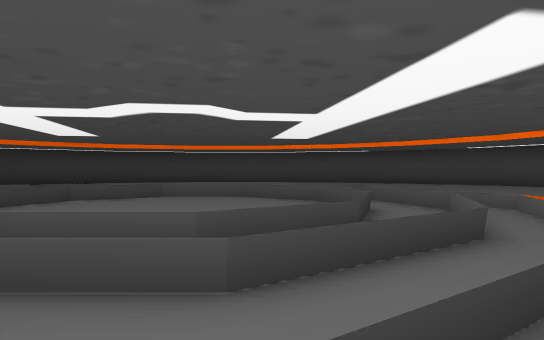
View 1 (above)

24 first-person views from a walk through a Unity game level. The camera is 1.2 m above the floor, looks level and sees 70° across. The floor is counted in squares, 2 m on a side. Each view is taken from the middle of a square. On the plan, view 1 faces up. The plan holds only what a view shows up to about 11 squares ahead; the rest is blank. The place goes on beyond the plan. The player character is not drawn. Some animated figures are left out.

View 2
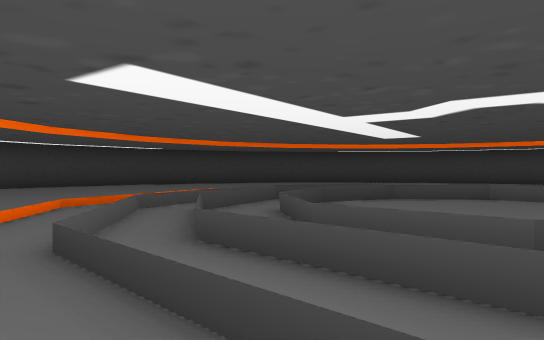

View 3
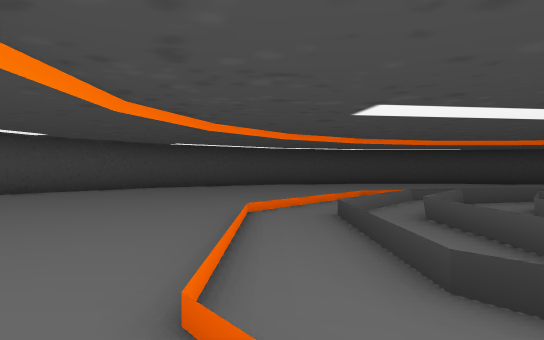

View 4
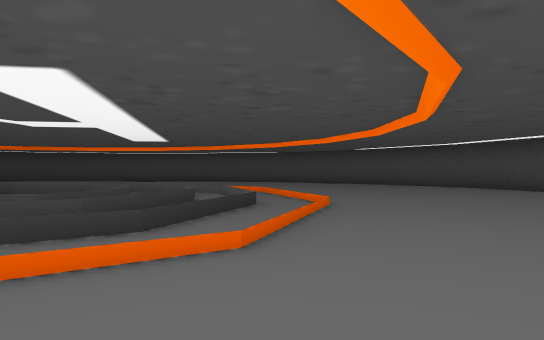

View 5
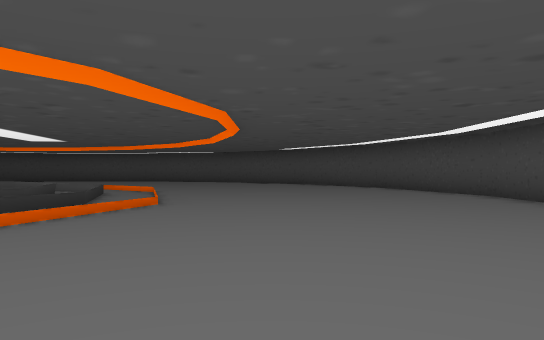

View 6
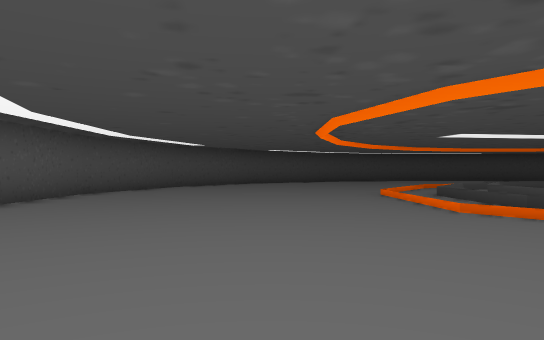

View 7
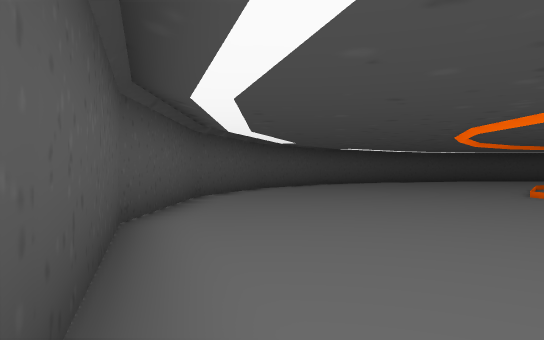

View 8
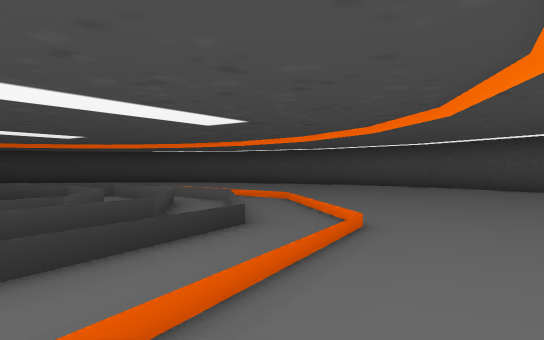

View 9
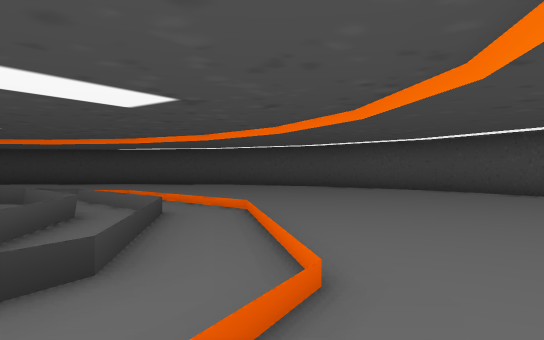

View 10
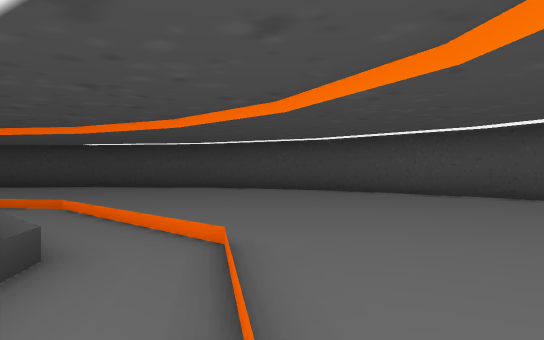

View 11
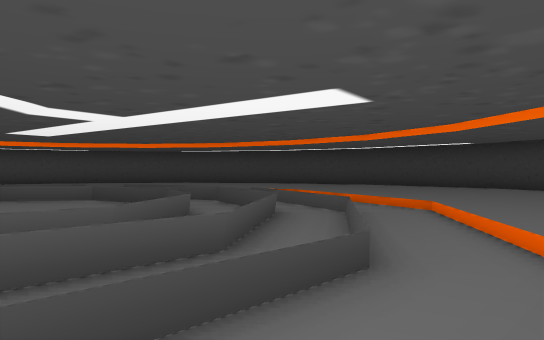

View 12
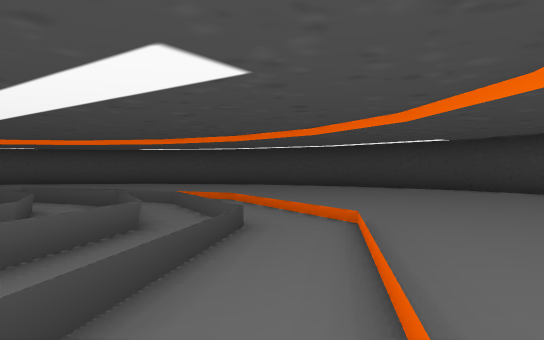

View 13
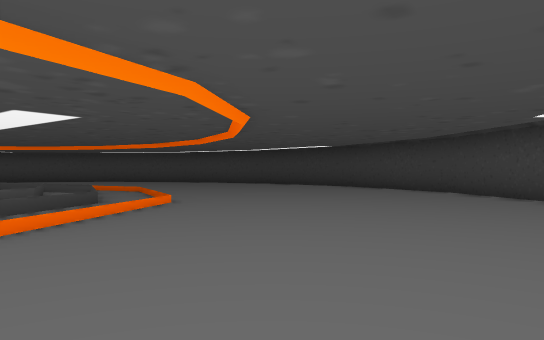

View 14
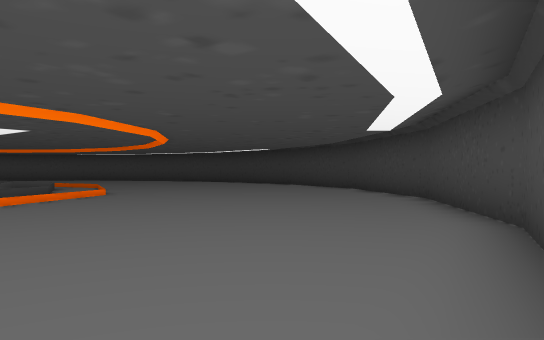

View 15
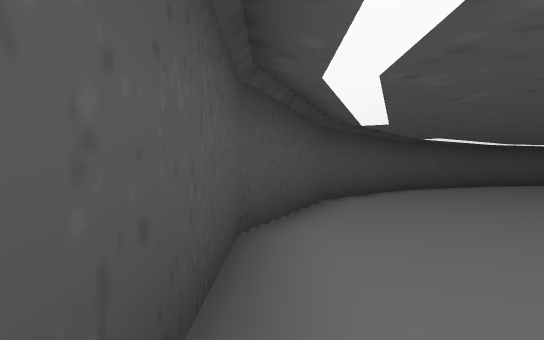

View 16
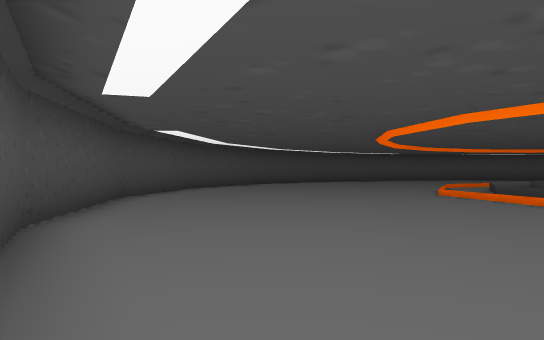

View 17
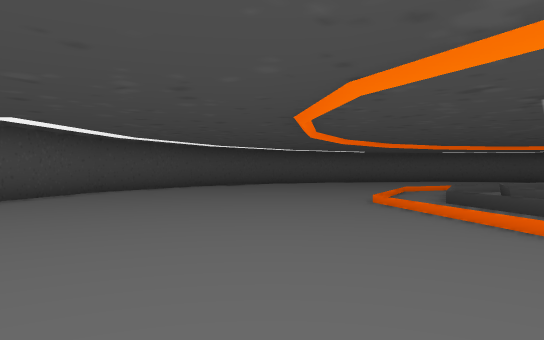

View 18
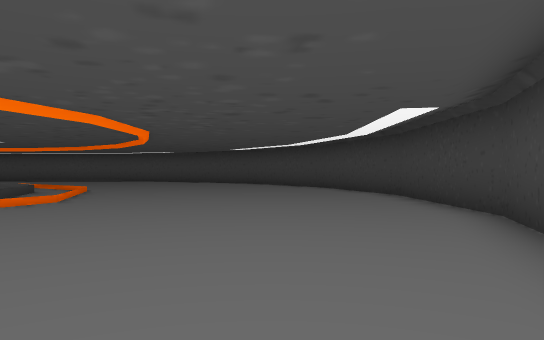

View 19
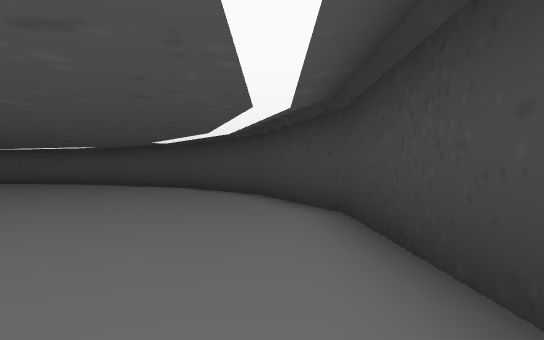

View 20
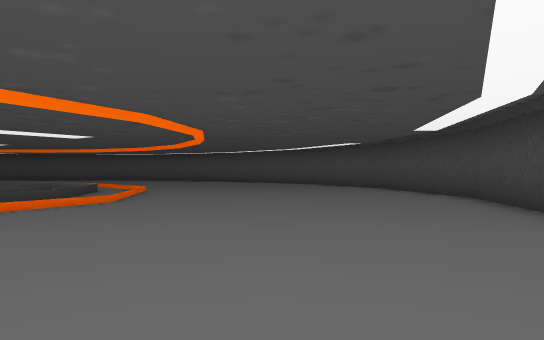

View 21
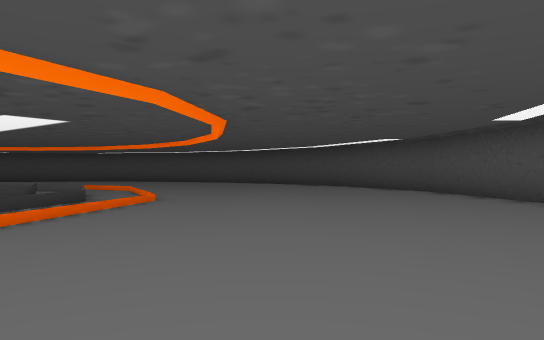

View 22
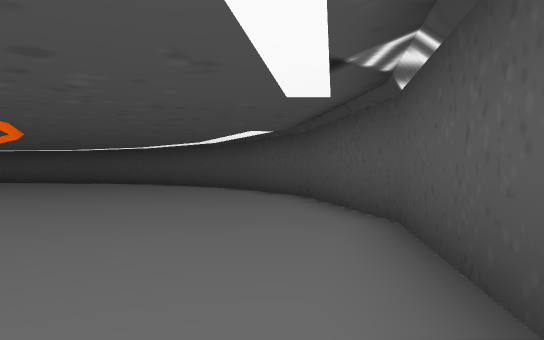

View 23
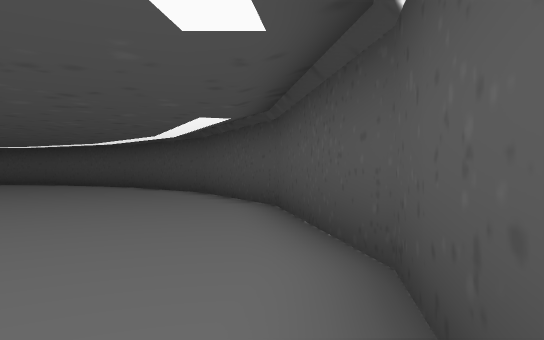

View 24
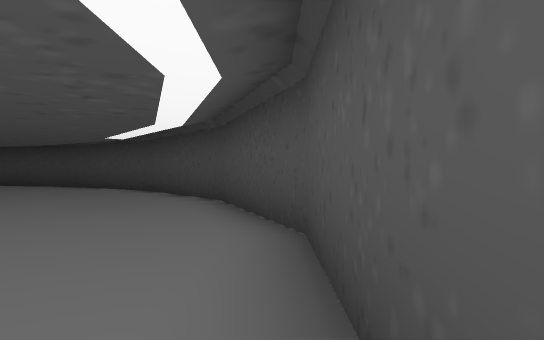

### Floor plan
Key: @ floor where view 1 was taken; # wall or solid block; . floor; / step, stairs or slope; = window, fence, low wall or low ledge.
Columns run from 15 left of view 1 to 12 right of it. Each row starts with its distance up from view 1.
 20           ########
 19        ####......####
 18       ##............##
 17     ###..............###
 16    ##..................##
 15   ##....................##
 14   #......................#
 13  ##......................##
 12  #........................#
 11 ##........................##
 10 #..........#====#..........#
  9 #..........======//........#
  8 #.........===..===//.......#
  7 #.........==....==.........#
  6 #........=.=....=.=........#
  5 #.........==..  ==.........#
  4 #.........===. ===.........#
  3 #.........========.........#
  2 #...........====...........#
  1 #..........................#
  0 ##.............@..........##
 -1  #........................#
 -2  ##......................##
 -3   ##....................##
 -4    ##..................##
 -5     ##................##
 -6      ##..............##
 -7       ####........##
 -8          ##########

Positions as (right, up) in squares from view 1, and headings:
1: (0, 0), facing up
2: (0, 0), facing up-left
3: (2, 0), facing left
4: (4, -1), facing up
5: (7, -1), facing up
6: (6, -3), facing left
7: (5, -6), facing left
8: (6, 6), facing up-left
9: (5, 8), facing up-left
10: (3, 10), facing up-left
11: (-1, 12), facing down-left
12: (-3, 12), facing down-left
13: (-3, 16), facing down-left
14: (-3, 19), facing down-left
15: (-3, 19), facing right
16: (0, 19), facing down-right
17: (0, 16), facing down-right
18: (-12, 13), facing down
19: (-14, 9), facing down
20: (-14, 5), facing down-right
21: (0, -5), facing up-right
22: (4, -6), facing up-right
23: (6, -5), facing up-right
24: (0, 19), facing left
